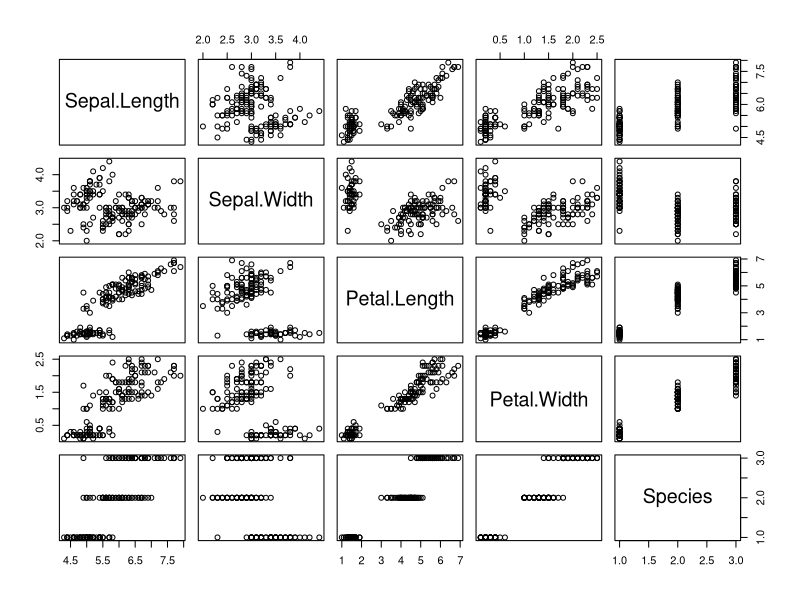
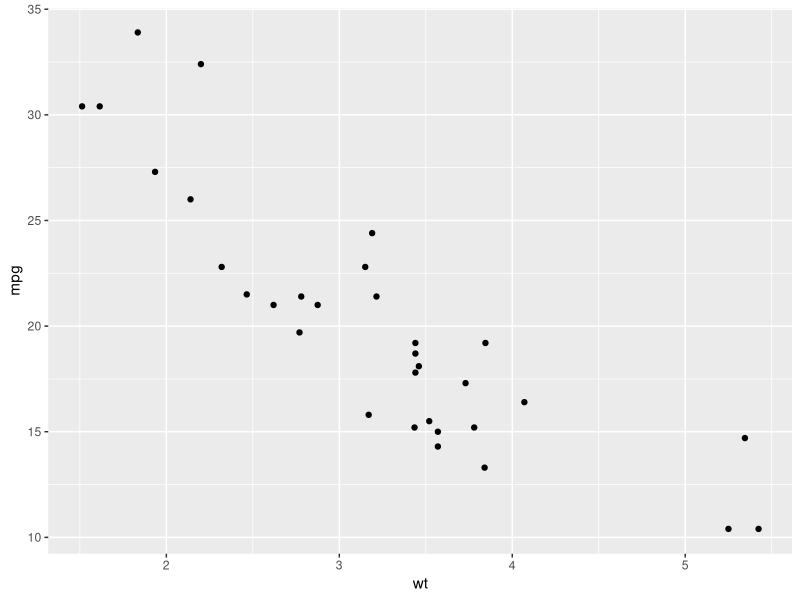

The R script that drew these images, in order:
## ---- chunk 1
# echo=FALSE do not show code, just results
data(iris)
plot(iris)
## ---- chunk 2
require(ggplot2)
qplot(wt, mpg, data = mtcars)
## ---- chunk 3
library(xtable)
options(xtable.type = 'html')
xtable(head(mtcars))
